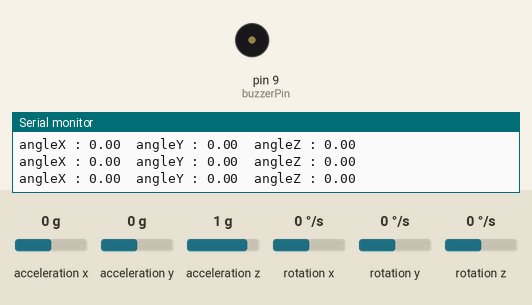
Recording of a sketch running on a simulated Arduino Uno, built with avr-gcc and run on an emulated ATmega328P. On the bench: buzzer (waves = sounding), the last lines printed to the serial monitor. The inputs (shaded band) are chosen by the test bench; at power-on: acceleration y 0 g, acceleration x 0 g, acceleration z 1 g, rotation x 0 °/s, rotation y 0 °/s, rotation z 0 °/s. The audio player accepts every command and is not drawn.

Above: at 4.7 s.
4.8 s: acceleration y set to -0.2 g
7.8 s: acceleration y set to -0.5 g
At 8.4 s:
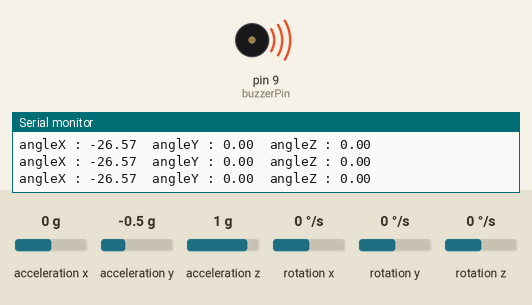
9.3 s: acceleration x set to -0.8 g
12.3 s: acceleration z set to -1 g
15.3 s: acceleration z set to -1.3 g
At 16.0 s:
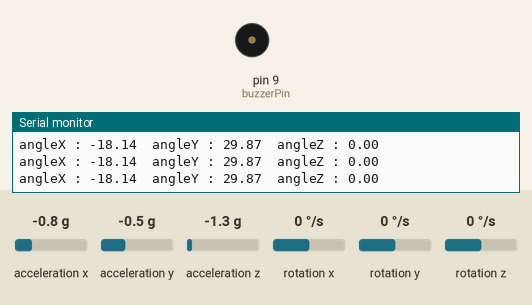
Timing chart, 0 to 17.9 s (numbered marks = the images above; inputs shaded):
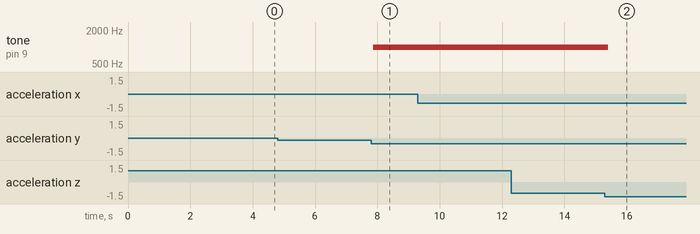

The sketch:

SpaceVisionCoreModule.ino
```cpp
#include <MPU6050_tockn.h> //gyro sensor library
#include <Wire.h>

MPU6050 mpu6050(Wire);
int buzzerPin = 9;

#include "SoftwareSerial.h"
#include "DFRobotDFPlayerMini.h"

// Use pins 10 and 11 to communicate with DFPlayer Mini
static const uint8_t PIN_MP3_TX = 11; // Connects to module's RX
static const uint8_t PIN_MP3_RX = 10; // Connects to module's TX
SoftwareSerial softwareSerial(PIN_MP3_RX, PIN_MP3_TX);

// Create the Player object
DFRobotDFPlayerMini player;

void setup()
{
  Serial.begin(9600);
  Wire.begin();
  mpu6050.begin();
  mpu6050.calcGyroOffsets(true); //calculation of gyro sensor offsets
  pinMode(buzzerPin, OUTPUT);
  softwareSerial.begin(9600);
  // Start communication with DFPlayer Mini

  if (player.begin(softwareSerial))
  {
   Serial.println("OK");
  }

  else
  {
    Serial.println("Connecting to DFPlayer Mini failed! Spinkame.");
  }
}

void loop()
{
  mpu6050.update(); //updating the gyro coordinates constantly
  printAngles();
  checkYAngle();
  checkXAngle();
}

void printAngles() //demonstration/debugging purposes
{
  Serial.print("angleX : ");
  Serial.print(mpu6050.getAngleX());
  Serial.print("\tangleY : ");
  Serial.print(mpu6050.getAngleY());
  Serial.print("\tangleZ : ");
  Serial.println(mpu6050.getAngleZ());
}

void checkYAngle() //forwards and backwards
{
  if (mpu6050.getAngleY()<-30)
  {
      player.volume(30);
      player.play(2);
      tone(buzzerPin, 1000);
  }
  else if (mpu6050.getAngleY()>-10)
  {
      player.volume(30);
      player.play(2);
      tone(buzzerPin, 1000);
  }
  else
  {
      noTone(buzzerPin);
  }
}

void checkXAngle() //right and left
{
  if (mpu6050.getAngleX()<-20)
  {
      player.volume(30);
      player.play(2);
      tone(buzzerPin, 1000);
  }
  else if (mpu6050.getAngleX()>20)
  {
      player.volume(30);
      player.play(2);
      tone(buzzerPin, 1000);
  }
  else
  {
      noTone(buzzerPin);
  }
}
```

Measured:
- the behaviour switches between -0.3 and -0.4 g on acceleration y (found by bisection; images 0 and 1)
- the behaviour switches between -1.1 and -1.2 g on acceleration z (found by bisection; images 1 and 2)
- after the input at 7.8 s, tone on pin 9 (buzzerPin): silent → 1000 Hz after 0.06 s
- after the input at 15.3 s, tone on pin 9 (buzzerPin): 1000 Hz → silent after 0.11 s
